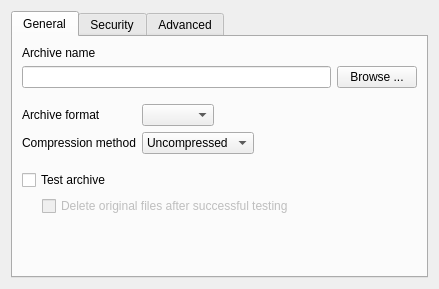
<?xml version="1.0" encoding="UTF-8"?>
<ui version="4.0">
 <class>CreateDialog</class>
 <widget class="QWidget" name="CreateDialog">
  <property name="windowModality">
   <enum>Qt::NonModal</enum>
  </property>
  <property name="geometry">
   <rect>
    <x>0</x>
    <y>0</y>
    <width>439</width>
    <height>289</height>
   </rect>
  </property>
  <property name="sizePolicy">
   <sizepolicy hsizetype="Minimum" vsizetype="Minimum">
    <horstretch>0</horstretch>
    <verstretch>0</verstretch>
   </sizepolicy>
  </property>
  <property name="windowTitle">
   <string>Form</string>
  </property>
  <layout class="QVBoxLayout" name="verticalLayout_4">
   <item>
    <widget class="QTabWidget" name="tabWidget">
     <property name="currentIndex">
      <number>0</number>
     </property>
     <widget class="QWidget" name="m_generalTab">
      <attribute name="title">
       <string>General</string>
      </attribute>
      <layout class="QVBoxLayout" name="verticalLayout_2">
       <item>
        <widget class="QLabel" name="label">
         <property name="text">
          <string>Archive name</string>
         </property>
        </widget>
       </item>
       <item>
        <layout class="QHBoxLayout" name="horizontalLayout">
         <item>
          <widget class="KLineEdit" name="archiveNameLineEdit"/>
         </item>
         <item>
          <widget class="QPushButton" name="browseButton">
           <property name="text">
            <string>Browse ...</string>
           </property>
          </widget>
         </item>
        </layout>
       </item>
       <item>
        <spacer name="verticalSpacer_3">
         <property name="orientation">
          <enum>Qt::Vertical</enum>
         </property>
         <property name="sizeType">
          <enum>QSizePolicy::Fixed</enum>
         </property>
         <property name="sizeHint" stdset="0">
          <size>
           <width>10</width>
           <height>10</height>
          </size>
         </property>
        </spacer>
       </item>
       <item>
        <layout class="QFormLayout" name="formLayout_2">
         <property name="fieldGrowthPolicy">
          <enum>QFormLayout::ExpandingFieldsGrow</enum>
         </property>
         <item row="0" column="0">
          <widget class="QLabel" name="label_3">
           <property name="text">
            <string>Archive format</string>
           </property>
           <property name="buddy">
            <cstring>archiveFormatComboBox</cstring>
           </property>
          </widget>
         </item>
         <item row="0" column="1">
          <widget class="QComboBox" name="archiveFormatComboBox"/>
         </item>
         <item row="1" column="0">
          <widget class="QLabel" name="label_2">
           <property name="text">
            <string>Compression method</string>
           </property>
           <property name="buddy">
            <cstring>compressionMethodComboBox</cstring>
           </property>
          </widget>
         </item>
         <item row="1" column="1">
          <widget class="QComboBox" name="compressionMethodComboBox">
           <property name="currentIndex">
            <number>0</number>
           </property>
           <item>
            <property name="text">
             <string>Uncompressed</string>
            </property>
           </item>
           <item>
            <property name="text">
             <string>Fast</string>
            </property>
           </item>
           <item>
            <property name="text">
             <string>Normal</string>
            </property>
           </item>
           <item>
            <property name="text">
             <string>Good</string>
            </property>
           </item>
           <item>
            <property name="text">
             <string>Maximum</string>
            </property>
           </item>
          </widget>
         </item>
        </layout>
       </item>
       <item>
        <spacer name="verticalSpacer_5">
         <property name="orientation">
          <enum>Qt::Vertical</enum>
         </property>
         <property name="sizeType">
          <enum>QSizePolicy::Fixed</enum>
         </property>
         <property name="sizeHint" stdset="0">
          <size>
           <width>10</width>
           <height>10</height>
          </size>
         </property>
        </spacer>
       </item>
       <item>
        <layout class="QHBoxLayout" name="horizontalLayout_2">
         <item>
          <widget class="QCheckBox" name="testArchiveCheckBox">
           <property name="sizePolicy">
            <sizepolicy hsizetype="Preferred" vsizetype="Preferred">
             <horstretch>0</horstretch>
             <verstretch>0</verstretch>
            </sizepolicy>
           </property>
           <property name="text">
            <string>Test archive</string>
           </property>
          </widget>
         </item>
        </layout>
       </item>
       <item>
        <layout class="QHBoxLayout" name="horizontalLayout_3">
         <item>
          <spacer name="horizontalSpacer">
           <property name="orientation">
            <enum>Qt::Horizontal</enum>
           </property>
           <property name="sizeType">
            <enum>QSizePolicy::Fixed</enum>
           </property>
           <property name="sizeHint" stdset="0">
            <size>
             <width>20</width>
             <height>20</height>
            </size>
           </property>
          </spacer>
         </item>
         <item>
          <widget class="QCheckBox" name="deleteFilesCheckBox">
           <property name="enabled">
            <bool>false</bool>
           </property>
           <property name="text">
            <string>Delete original files after successful testing</string>
           </property>
          </widget>
         </item>
        </layout>
       </item>
       <item>
        <spacer name="verticalSpacer_6">
         <property name="orientation">
          <enum>Qt::Vertical</enum>
         </property>
         <property name="sizeHint" stdset="0">
          <size>
           <width>0</width>
           <height>0</height>
          </size>
         </property>
        </spacer>
       </item>
       <item>
        <spacer name="verticalSpacer">
         <property name="orientation">
          <enum>Qt::Vertical</enum>
         </property>
         <property name="sizeHint" stdset="0">
          <size>
           <width>0</width>
           <height>0</height>
          </size>
         </property>
        </spacer>
       </item>
      </layout>
     </widget>
     <widget class="QWidget" name="m_passwordTab">
      <attribute name="title">
       <string>Security</string>
      </attribute>
      <layout class="QVBoxLayout" name="verticalLayout_3">
       <item>
        <widget class="QGroupBox" name="passwordGroupBox">
         <property name="title">
          <string>Set password</string>
         </property>
         <property name="checkable">
          <bool>true</bool>
         </property>
         <property name="checked">
          <bool>false</bool>
         </property>
         <layout class="QVBoxLayout" name="verticalLayout">
          <item>
           <widget class="QCheckBox" name="encryptContentsCheckBox">
            <property name="text">
             <string>Encrypt contents</string>
            </property>
           </widget>
          </item>
          <item>
           <widget class="QCheckBox" name="encryptFileNamesCheckBox">
            <property name="text">
             <string>Encrypt file names</string>
            </property>
           </widget>
          </item>
          <item>
           <layout class="QHBoxLayout" name="horizontalLayout_5">
            <item>
             <widget class="QLabel" name="label_7">
              <property name="text">
               <string>Encryption method</string>
              </property>
              <property name="buddy">
               <cstring>encryptionMethodComboBox</cstring>
              </property>
             </widget>
            </item>
            <item>
             <widget class="QComboBox" name="encryptionMethodComboBox">
              <item>
               <property name="text">
                <string>Zipcrypto</string>
               </property>
              </item>
              <item>
               <property name="text">
                <string>AES(256Bit)</string>
               </property>
              </item>
             </widget>
            </item>
           </layout>
          </item>
         </layout>
        </widget>
       </item>
       <item>
        <spacer name="verticalSpacer_4">
         <property name="orientation">
          <enum>Qt::Vertical</enum>
         </property>
         <property name="sizeHint" stdset="0">
          <size>
           <width>0</width>
           <height>0</height>
          </size>
         </property>
        </spacer>
       </item>
      </layout>
     </widget>
     <widget class="QWidget" name="m_advancedTab">
      <attribute name="title">
       <string>Advanced</string>
      </attribute>
      <layout class="QVBoxLayout" name="verticalLayout_7">
       <item>
        <widget class="QGroupBox" name="splitArchiveGroupBox">
         <property name="title">
          <string>Split archive into multiple files</string>
         </property>
         <property name="checkable">
          <bool>true</bool>
         </property>
         <layout class="QVBoxLayout" name="verticalLayout_5">
          <item>
           <layout class="QHBoxLayout" name="horizontalLayout_4">
            <item>
             <widget class="QLabel" name="label_6">
              <property name="sizePolicy">
               <sizepolicy hsizetype="Preferred" vsizetype="Preferred">
                <horstretch>0</horstretch>
                <verstretch>0</verstretch>
               </sizepolicy>
              </property>
              <property name="text">
               <string>Size per split-file:</string>
              </property>
              <property name="buddy">
               <cstring>splitSizeComboBox</cstring>
              </property>
             </widget>
            </item>
            <item>
             <widget class="QComboBox" name="splitSizeComboBox">
              <property name="sizePolicy">
               <sizepolicy hsizetype="Preferred" vsizetype="Fixed">
                <horstretch>0</horstretch>
                <verstretch>0</verstretch>
               </sizepolicy>
              </property>
              <property name="editable">
               <bool>true</bool>
              </property>
              <property name="currentIndex">
               <number>0</number>
              </property>
              <item>
               <property name="text">
                <string/>
               </property>
              </item>
              <item>
               <property name="text">
                <string>650 MB CD</string>
               </property>
              </item>
              <item>
               <property name="text">
                <string>700 MB CD</string>
               </property>
              </item>
              <item>
               <property name="text">
                <string>4482 MB DVD</string>
               </property>
              </item>
              <item>
               <property name="text">
                <string>8152 MB DVD DL</string>
               </property>
              </item>
              <item>
               <property name="text">
                <string>23866 MB Blu-ray</string>
               </property>
              </item>
             </widget>
            </item>
            <item>
             <widget class="QComboBox" name="splitSizeUnitComboBox">
              <property name="sizePolicy">
               <sizepolicy hsizetype="Maximum" vsizetype="Fixed">
                <horstretch>0</horstretch>
                <verstretch>0</verstretch>
               </sizepolicy>
              </property>
              <item>
               <property name="text">
                <string>MB</string>
               </property>
              </item>
              <item>
               <property name="text">
                <string>GB</string>
               </property>
              </item>
             </widget>
            </item>
           </layout>
          </item>
         </layout>
        </widget>
       </item>
       <item>
        <widget class="QGroupBox" name="groupBox_5">
         <property name="title">
          <string>System</string>
         </property>
         <layout class="QVBoxLayout" name="verticalLayout_6">
          <item>
           <widget class="QCheckBox" name="multithreadingCheckBox">
            <property name="text">
             <string>Use Multithreading</string>
            </property>
            <property name="checked">
             <bool>true</bool>
            </property>
           </widget>
          </item>
          <item>
           <widget class="QCheckBox" name="utf8CheckBox">
            <property name="text">
             <string>Fix filename encoding</string>
            </property>
            <property name="checked">
             <bool>true</bool>
            </property>
           </widget>
          </item>
         </layout>
        </widget>
       </item>
       <item>
        <spacer name="verticalSpacer_2">
         <property name="orientation">
          <enum>Qt::Vertical</enum>
         </property>
         <property name="sizeType">
          <enum>QSizePolicy::Preferred</enum>
         </property>
         <property name="sizeHint" stdset="0">
          <size>
           <width>0</width>
           <height>0</height>
          </size>
         </property>
        </spacer>
       </item>
      </layout>
     </widget>
    </widget>
   </item>
  </layout>
 </widget>
 <customwidgets>
  <customwidget>
   <class>KLineEdit</class>
   <extends>QLineEdit</extends>
   <header>klineedit.h</header>
  </customwidget>
 </customwidgets>
 <tabstops>
  <tabstop>tabWidget</tabstop>
  <tabstop>browseButton</tabstop>
  <tabstop>archiveFormatComboBox</tabstop>
  <tabstop>compressionMethodComboBox</tabstop>
  <tabstop>testArchiveCheckBox</tabstop>
  <tabstop>encryptFileNamesCheckBox</tabstop>
  <tabstop>encryptionMethodComboBox</tabstop>
  <tabstop>splitArchiveGroupBox</tabstop>
  <tabstop>splitSizeComboBox</tabstop>
  <tabstop>splitSizeUnitComboBox</tabstop>
 </tabstops>
 <resources/>
 <connections>
  <connection>
   <sender>splitArchiveGroupBox</sender>
   <signal>toggled(bool)</signal>
   <receiver>label_6</receiver>
   <slot>setEnabled(bool)</slot>
   <hints>
    <hint type="sourcelabel">
     <x>148</x>
     <y>45</y>
    </hint>
    <hint type="destinationlabel">
     <x>39</x>
     <y>71</y>
    </hint>
   </hints>
  </connection>
  <connection>
   <sender>testArchiveCheckBox</sender>
   <signal>toggled(bool)</signal>
   <receiver>deleteFilesCheckBox</receiver>
   <slot>setEnabled(bool)</slot>
   <hints>
    <hint type="sourcelabel">
     <x>23</x>
     <y>174</y>
    </hint>
    <hint type="destinationlabel">
     <x>64</x>
     <y>202</y>
    </hint>
   </hints>
  </connection>
  <connection>
   <sender>splitArchiveGroupBox</sender>
   <signal>toggled(bool)</signal>
   <receiver>splitSizeComboBox</receiver>
   <slot>setEnabled(bool)</slot>
   <hints>
    <hint type="sourcelabel">
     <x>162</x>
     <y>44</y>
    </hint>
    <hint type="destinationlabel">
     <x>261</x>
     <y>73</y>
    </hint>
   </hints>
  </connection>
  <connection>
   <sender>splitArchiveGroupBox</sender>
   <signal>toggled(bool)</signal>
   <receiver>splitSizeUnitComboBox</receiver>
   <slot>setEnabled(bool)</slot>
   <hints>
    <hint type="sourcelabel">
     <x>157</x>
     <y>46</y>
    </hint>
    <hint type="destinationlabel">
     <x>433</x>
     <y>74</y>
    </hint>
   </hints>
  </connection>
 </connections>
</ui>
